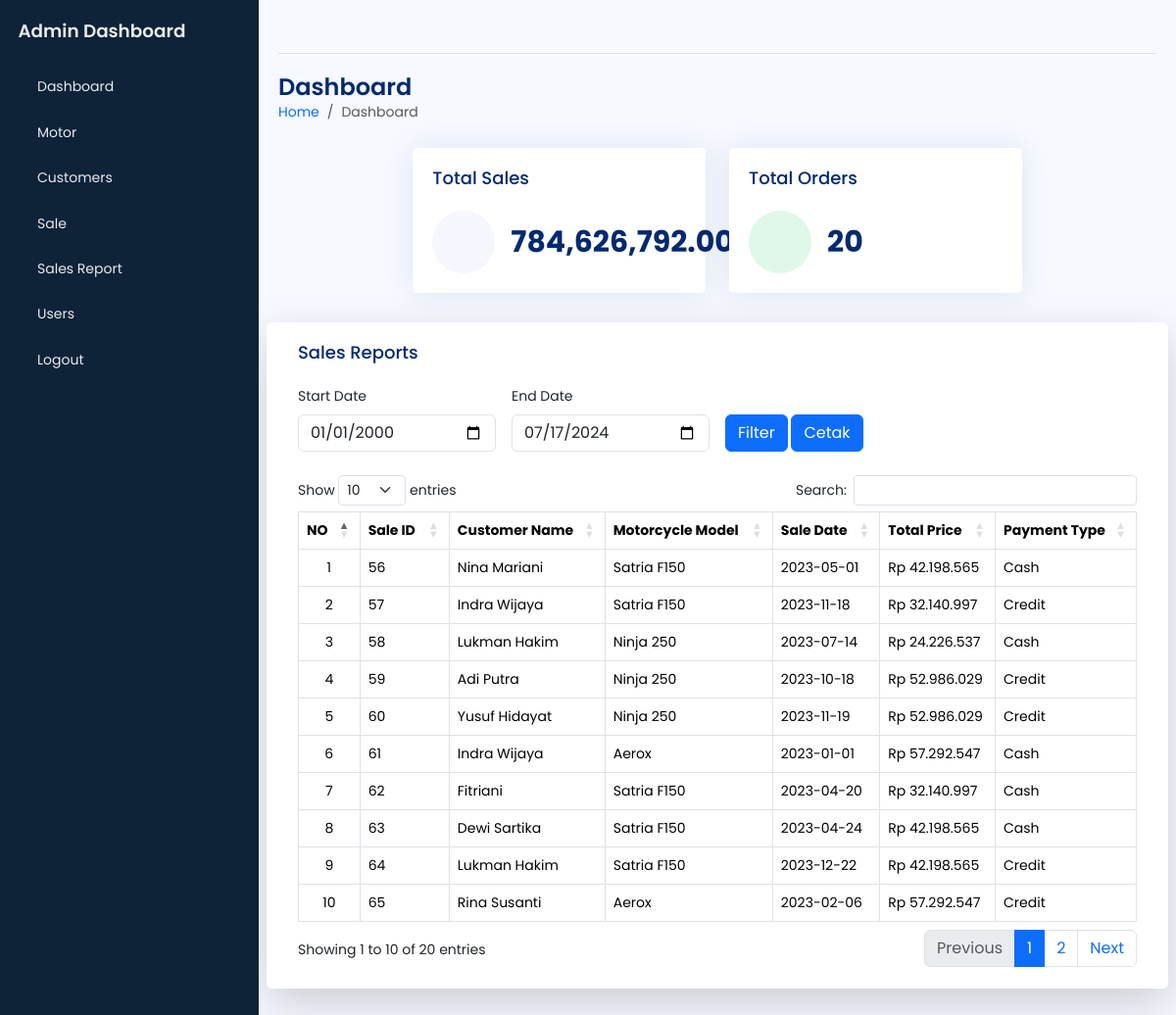
/admin/sales_reports.php (signed in), run on the app's committed database.
### tables this page shows
CREATE TABLE `sale` (
  `sale_id` int(11) NOT NULL,
  `customer_id` int(11) NOT NULL,
  `motorcycle_id` int(11) NOT NULL,
  `user_id` int(11) NOT NULL,
  `sale_date` date NOT NULL,
  `total_price` varchar(20) NOT NULL,
  `created_at` timestamp NOT NULL DEFAULT current_timestamp(),
  `payment_type` varchar(10) NOT NULL
);

CREATE TABLE `customers` (
  `customer_id` int(11) NOT NULL,
  `nik` varchar(25) NOT NULL,
  `no_kk` varchar(25) NOT NULL,
  `name` varchar(100) NOT NULL,
  `email` varchar(100) NOT NULL,
  `phone` varchar(20) DEFAULT NULL,
  `address` text DEFAULT NULL,
  `ktp` varchar(255) NOT NULL,
  `kk` varchar(255) NOT NULL,
  `created_at` timestamp NOT NULL DEFAULT current_timestamp()
);

CREATE TABLE `motorcycles` (
  `motorcycle_id` int(11) NOT NULL,
  `model` varchar(100) NOT NULL,
  `brand` varchar(100) NOT NULL,
  `price` varchar(20) NOT NULL,
  `warna` varchar(50) NOT NULL,
  `stock` int(11) DEFAULT 0,
  `created_at` timestamp NOT NULL DEFAULT current_timestamp()
);

### admin/sales_reports.php (the view, shortened to what this page needs)
<?php
require_once '../config.php';
$start_date = isset($_POST['start_date']) ? $_POST['start_date'] : '2000-01-01';
$end_date = isset($_POST['end_date']) ? $_POST['end_date'] : date('Y-m-d');
$sql_sales = "SELECT SUM(total_price) AS total_sales, COUNT(sale_id) AS total_orders
              FROM sale
              WHERE sale_date BETWEEN ? AND ?";
$stmt_sales = $conn->prepare($sql_sales);
$stmt_sales->bind_param("ss", $start_date, $end_date);
$stmt_sales->execute();
$result_sales = $stmt_sales->get_result();
$total_sales = 0;
$total_orders = 0;
if ($result_sales->num_rows > 0) {
    $row_sales = $result_sales->fetch_assoc();
    $total_sales = $row_sales['total_sales'] ?? 0;
    $total_orders = $row_sales['total_orders'] ?? 0;
}
$sql_sales_details = "SELECT s.sale_id, c.name AS customer_name, m.model AS motorcycle_model, s.sale_date, s.total_price, s.payment_type
                      FROM sale s
                      JOIN customers c ON s.customer_id = c.customer_id
                      JOIN motorcycles m ON s.motorcycle_id = m.motorcycle_id
                      WHERE s.sale_date BETWEEN ? AND ?";
$stmt_sales_details = $conn->prepare($sql_sales_details);
$stmt_sales_details->bind_param("ss", $start_date, $end_date);
$stmt_sales_details->execute();
$result_sales_details = $stmt_sales_details->get_result();
?>
<!DOCTYPE html>
<html lang="en">
<head>
    <?php include 'template/header.php'; ?>
</head>
<body>
    <div class="wrapper">
        <?php include 'template/sidebar.php'; ?>
        <main id="main" class="main">
            <?php include 'template/nav.php'; ?>
            <div class="pagetitle">
                <h1>Dashboard</h1>
                <nav>
                    <ol class="breadcrumb">
                        <li class="breadcrumb-item"><a href="index.html">Home</a></li>
                        <li class="breadcrumb-item active">Dashboard</li>
                    </ol>
                </nav>
            </div>
            <section class="section dashboard">
                <div class="row">
                    <div class="col-lg-12">
                        <div class="row">
                            <div class="reports d-flex justify-content-center gap-4">
                                <div class="col-xxl-4 col-md-4">
                                    <div class="card info-card sales-card">
                                        <div class="card-body">
                                            <h5 class="card-title">Total Sales</h5>
                                            <div class="d-flex align-items-center">
                                                <div class="card-icon rounded-circle d-flex align-items-center justify-content-center">
                                                </div>
                                                <div class="ps-3">
                                                    <h6><?php echo number_format($total_sales, 2); ?></h6>
                                                </div>
                                            </div>
                                        </div>
                                    </div>
                                </div>
                                <div class="col-xxl-4 col-md-4">
                                    <div class="card info-card revenue-card">
                                        <div class="card-body">
                                            <h5 class="card-title">Total Orders</h5>
                                            <div class="d-flex align-items-center">
                                                <div class="card-icon rounded-circle d-flex align-items-center justify-content-center">
                                                </div>
                                                <div class="ps-3">
                                                    <h6><?php echo $total_orders; ?></h6>
                                                </div>
                                            </div>
                                        </div>
                                    </div>
                                </div>
                            </div>
                            <div class="card shadow-lg">
                                <div class="card-body">
                                    <h5 class="card-title">Sales Reports</h5>
                                    <form method="POST" action="" class="row g-3 mb-4">
                                        <div class="col-md-3">
                                            <label for="start_date" class="form-label">Start Date</label>
                                            <input type="date" class="form-control" name="start_date" id="start_date" value="<?php echo $start_date; ?>">
                                        </div>
                                        <div class="col-md-3">
                                            <label for="end_date" class="form-label">End Date</label>
                                            <input type="date" class="form-control" name="end_date" id="end_date" value="<?php echo $end_date; ?>">
                                        </div>
                                        <div class="col-md-3 align-self-end">
                                            <button type="submit" class="btn btn-primary">Filter</button>
                                            <button type="submit" formaction="report_sale.php" target="_blank" class="btn btn-primary">Cetak</button>
                                        </div>
                                    </form>
                                    <div class="overflow-x-auto">
                                        <table class="table table-bordered display" id="salesTable">
                                            <thead>
                                                <tr>
                                                    <th>NO</th>
                                                    <th>Sale ID</th>
                                                    <th>Customer Name</th>
                                                    <th>Motorcycle Model</th>
                                                    <th>Sale Date</th>
                                                    <th>Total Price</th>
                                                    <th>Payment Type</th>
                                                </tr>
                                            </thead>
                                            <tbody>
                                                <?php $no = 1; ?>
                                                <?php while ($row = $result_sales_details->fetch_assoc()) : ?>
                                                    <tr>
                                                        <td class="text-center"><?php echo $no++; ?></td>
                                                        <td><?php echo htmlspecialchars($row['sale_id']); ?></td>
                                                        <td><?php echo htmlspecialchars($row['customer_name']); ?></td>
                                                        <td><?php echo htmlspecialchars($row['motorcycle_model']); ?></td>
                                                        <td><?php echo htmlspecialchars($row['sale_date']); ?></td>
                                                        <td class="price"><?php echo htmlspecialchars($row['total_price']); ?></td>
                                                        <td><?php echo htmlspecialchars($row['payment_type']); ?></td>
                                                    </tr>
                                                <?php endwhile; ?>
                                            </tbody>
                                        </table>
                                    </div>
                                </div>
                            </div>
                        </div>
                    </div>
                </div>
            </section>
        </main>
    </div>
</body>
</html>

### admin/assets/css/style.css (style rules this page uses)
body { font-family: "Poppins", sans-serif; font-size: 0.875rem; opacity: 1; overflow-y: scroll; background: #f6f9ff; color: #444444; }
a { cursor: pointer; text-decoration: none; font-family: "Poppins", sans-serif; }
li { list-style: none; }
.wrapper { align-items: stretch; display: flex; width: 100%; }
.main { display: flex; flex-direction: column; min-height: 100vh; min-width: 0; overflow: hidden; transition: all 0.35s ease-in-out; width: 100%; padding: 0 20px 30px; }
.pagetitle { margin-bottom: 10px; margin-top: 20px; }
.pagetitle h1 { font-size: 24px; margin-bottom: 0; font-weight: 600; color: #012970; }
.card { margin-bottom: 30px; border: none; background-color: white; border-radius: 5px; box-shadow: 0px 0 30px rgba(1, 41, 112, 0.1); }
.card-title { padding: 20px 0 15px 0; font-size: 18px; font-weight: 500; color: #012970; font-family: "Poppins", sans-serif; }
.card-body { padding: 0 20px 20px 20px; }
.dashboard .info-card h6 { font-size: 30px; color: #012970; font-weight: 700; margin: 0; padding: 0; }
.dashboard .card-icon { font-size: 32px; line-height: 0; width: 64px; height: 64px; flex-shrink: 0; flex-grow: 0; }
.dashboard .sales-card .card-icon { color: #4154f1; background: #f6f6fe; }
.dashboard .revenue-card .card-icon { color: #2eca6a; background: #e0f8e9; }

### data on the page
sale: sale_id "56", customer.name "Nina Mariani", motorcycle.model "Satria F150", sale_date "2023-05-01", payment_type "Cash"
sale: sale_id "57", customer.name "Indra Wijaya", motorcycle.model "Satria F150", sale_date "2023-11-18", payment_type "Credit"
sale: sale_id "58", customer.name "Lukman Hakim", motorcycle.model "Ninja 250", sale_date "2023-07-14", payment_type "Cash"
sale: sale_id "59", customer.name "Adi Putra", motorcycle.model "Ninja 250", sale_date "2023-10-18", payment_type "Credit"
sale: sale_id "60", customer.name "Yusuf Hidayat", motorcycle.model "Ninja 250", sale_date "2023-11-19", payment_type "Credit"
sale: sale_id "61", customer.name "Indra Wijaya", motorcycle.model "Aerox", sale_date "2023-01-01", payment_type "Cash"
sale: sale_id "62", customer.name "Fitriani", motorcycle.model "Satria F150", sale_date "2023-04-20", payment_type "Cash"
sale: sale_id "63", customer.name "Dewi Sartika", motorcycle.model "Satria F150", sale_date "2023-04-24", payment_type "Cash"
sale: sale_id "64", customer.name "Lukman Hakim", motorcycle.model "Satria F150", sale_date "2023-12-22", payment_type "Credit"
sale: sale_id "65", customer.name "Rina Susanti", motorcycle.model "Aerox", sale_date "2023-02-06", payment_type "Credit"

### other printed values
$total_sales "784,626,792.00"
$total_orders "20"
